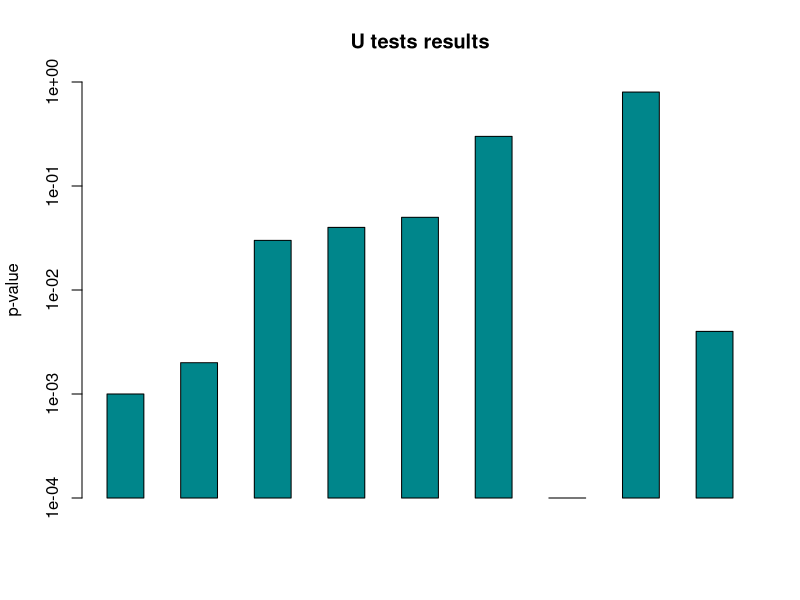

Recreate this plot in R.
# Simple barplot using R


pValues <- c(0.001, 0.002, 0.03, 0.04, 0.05, 0.3, 0.0001, 0.8, 0.004  )

barplot(pValues, 
        cex.axis = 1 , 
        cex.names = 1.1 , 
        ylim = c(0.0001,1), 
        col = c("Turquoise4"), 
        space=1, 
        main= "U tests results", 
        log = "y", 
        ylab= "p-value" )

